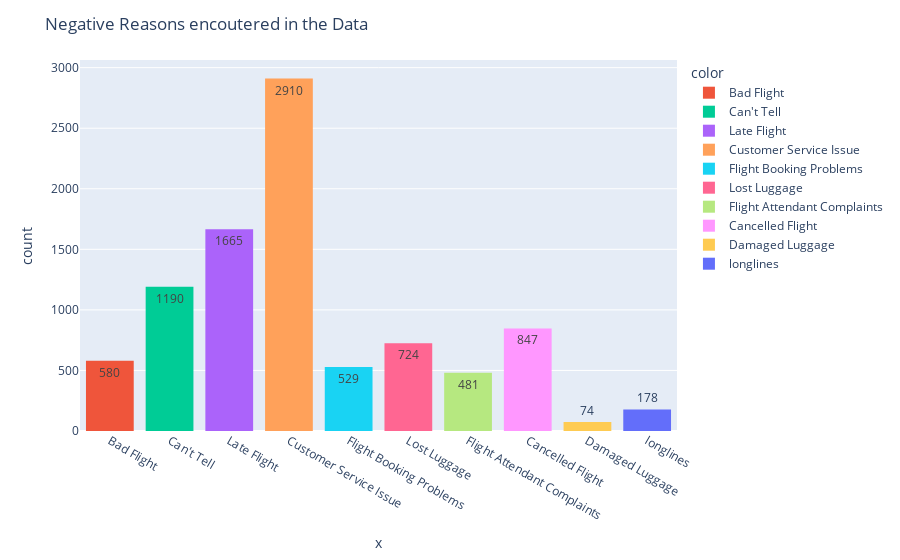

Notebook code cell kept with this figure:
### Code cell
fig = px.histogram(x = df['negativereason'],text_auto=True, color=df['negativereason'])
fig.update_layout(title='Negative Reasons encoutered in the Data')
fig.show()

### Figure 1 — Plotly figure (JSON) as saved in the notebook; plotly's stock layout.template omitted (floating-point values rounded to 4 significant figures; data arrays with more than 128 entries replaced by an {"elided": "..."} marker saying what was removed)
{"data": [{"alignmentgroup": "True", "bingroup": "x", "hovertemplate": "color=Bad Flight<br>x=%{x}<br>count=%{y}<extra></extra>", "legendgroup": "Bad Flight", "marker": {"color": "#EF553B", "pattern": {"shape": ""}}, "name": "Bad Flight", "offsetgroup": "Bad Flight", "orientation": "v", "showlegend": true, "texttemplate": "%{value}", "type": "histogram", "x": {"elided": "580 str values"}, "xaxis": "x", "yaxis": "y"}, {"alignmentgroup": "True", "bingroup": "x", "hovertemplate": "color=Can't Tell<br>x=%{x}<br>count=%{y}<extra></extra>", "legendgroup": "Can't Tell", "marker": {"color": "#00cc96", "pattern": {"shape": ""}}, "name": "Can't Tell", "offsetgroup": "Can't Tell", "orientation": "v", "showlegend": true, "texttemplate": "%{value}", "type": "histogram", "x": {"elided": "1190 str values"}, "xaxis": "x", "yaxis": "y"}, {"alignmentgroup": "True", "bingroup": "x", "hovertemplate": "color=Late Flight<br>x=%{x}<br>count=%{y}<extra></extra>", "legendgroup": "Late Flight", "marker": {"color": "#ab63fa", "pattern": {"shape": ""}}, "name": "Late Flight", "offsetgroup": "Late Flight", "orientation": "v", "showlegend": true, "texttemplate": "%{value}", "type": "histogram", "x": {"elided": "1665 str values"}, "xaxis": "x", "yaxis": "y"}, {"alignmentgroup": "True", "bingroup": "x", "hovertemplate": "color=Customer Service Issue<br>x=%{x}<br>count=%{y}<extra></extra>", "legendgroup": "Customer Service Issue", "marker": {"color": "#FFA15A", "pattern": {"shape": ""}}, "name": "Customer Service Issue", "offsetgroup": "Customer Service Issue", "orientation": "v", "showlegend": true, "texttemplate": "%{value}", "type": "histogram", "x": {"elided": "2910 str values"}, "xaxis": "x", "yaxis": "y"}, {"alignmentgroup": "True", "bingroup": "x", "hovertemplate": "color=Flight Booking Problems<br>x=%{x}<br>count=%{y}<extra></extra>", "legendgroup": "Flight Booking Problems", "marker": {"color": "#19d3f3", "pattern": {"shape": ""}}, "name": "Flight Booking Problems", "offsetgroup": "Flight Booking Problems", "orientation": "v", "showlegend": true, "texttemplate": "%{value}", "type": "histogram", "x": {"elided": "529 str values"}, "xaxis": "x", "yaxis": "y"}, {"alignmentgroup": "True", "bingroup": "x", "hovertemplate": "color=Lost Luggage<br>x=%{x}<br>count=%{y}<extra></extra>", "legendgroup": "Lost Luggage", "marker": {"color": "#FF6692", "pattern": {"shape": ""}}, "name": "Lost Luggage", "offsetgroup": "Lost Luggage", "orientation": "v", "showlegend": true, "texttemplate": "%{value}", "type": "histogram", "x": {"elided": "724 str values"}, "xaxis": "x", "yaxis": "y"}, {"alignmentgroup": "True", "bingroup": "x", "hovertemplate": "color=Flight Attendant Complaints<br>x=%{x}<br>count=%{y}<extra></extra>", "legendgroup": "Flight Attendant Complaints", "marker": {"color": "#B6E880", "pattern": {"shape": ""}}, "name": "Flight Attendant Complaints", "offsetgroup": "Flight Attendant Complaints", "orientation": "v", "showlegend": true, "texttemplate": "%{value}", "type": "histogram", "x": {"elided": "481 str values"}, "xaxis": "x", "yaxis": "y"}, {"alignmentgroup": "True", "bingroup": "x", "hovertemplate": "color=Cancelled Flight<br>x=%{x}<br>count=%{y}<extra></extra>", "legendgroup": "Cancelled Flight", "marker": {"color": "#FF97FF", "pattern": {"shape": ""}}, "name": "Cancelled Flight", "offsetgroup": "Cancelled Flight", "orientation": "v", "showlegend": true, "texttemplate": "%{value}", "type": "histogram", "x": {"elided": "847 str values"}, "xaxis": "x", "yaxis": "y"}, {"alignmentgroup": "True", "bingroup": "x", "hovertemplate": "color=Damaged Luggage<br>x=%{x}<br>count=%{y}<extra></extra>", "legendgroup": "Damaged Luggage", "marker": {"color": "#FECB52", "pattern": {"shape": ""}}, "name": "Damaged Luggage", "offsetgroup": "Damaged Luggage", "orientation": "v", "showlegend": true, "texttemplate": "%{value}", "type": "histogram", "x": ["Damaged Luggage", "Damaged Luggage", "Damaged Luggage", "Damaged Luggage", "Damaged Luggage", "Damaged Luggage", "Damaged Luggage", "Damaged Luggage", "Damaged Luggage", "Damaged Luggage", "Damaged Luggage", "Damaged Luggage", "Damaged Luggage", "Damaged Luggage", "Damaged Luggage", "Damaged Luggage", "Damaged Luggage", "Damaged Luggage", "Damaged Luggage", "Damaged Luggage", "Damaged Luggage", "Damaged Luggage", "Damaged Luggage", "Damaged Luggage", "Damaged Luggage", "Damaged Luggage", "Damaged Luggage", "Damaged Luggage", "Damaged Luggage", "Damaged Luggage", "Damaged Luggage", "Damaged Luggage", "Damaged Luggage", "Damaged Luggage", "Damaged Luggage", "Damaged Luggage", "Damaged Luggage", "Damaged Luggage", "Damaged Luggage", "Damaged Luggage", "Damaged Luggage", "Damaged Luggage", "Damaged Luggage", "Damaged Luggage", "Damaged Luggage", "Damaged Luggage", "Damaged Luggage", "Damaged Luggage", "Damaged Luggage", "Damaged Luggage", "Damaged Luggage", "Damaged Luggage", "Damaged Luggage", "Damaged Luggage", "Damaged Luggage", "Damaged Luggage", "Damaged Luggage", "Damaged Luggage", "Damaged Luggage", "Damaged Luggage", "Damaged Luggage", "Damaged Luggage", "Damaged Luggage", "Damaged Luggage", "Damaged Luggage", "Damaged Luggage", "Damaged Luggage", "Damaged Luggage", "Damaged Luggage", "Damaged Luggage", "Damaged Luggage", "Damaged Luggage", "Damaged Luggage", "Damaged Luggage"], "xaxis": "x", "yaxis": "y"}, {"alignmentgroup": "True", "bingroup": "x", "hovertemplate": "color=longlines<br>x=%{x}<br>count=%{y}<extra></extra>", "legendgroup": "longlines", "marker": {"color": "#636efa", "pattern": {"shape": ""}}, "name": "longlines", "offsetgroup": "longlines", "orientation": "v", "showlegend": true, "texttemplate": "%{value}", "type": "histogram", "x": {"elided": "178 str values"}, "xaxis": "x", "yaxis": "y"}], "layout": {"barmode": "relative", "legend": {"title": {"text": "color"}, "tracegroupgap": 0}, "margin": {"t": 60}, "title": {"text": "Negative Reasons encoutered in the Data"}, "xaxis": {"anchor": "y", "domain": [0, 1], "title": {"text": "x"}}, "yaxis": {"anchor": "x", "domain": [0, 1], "title": {"text": "count"}}}}
